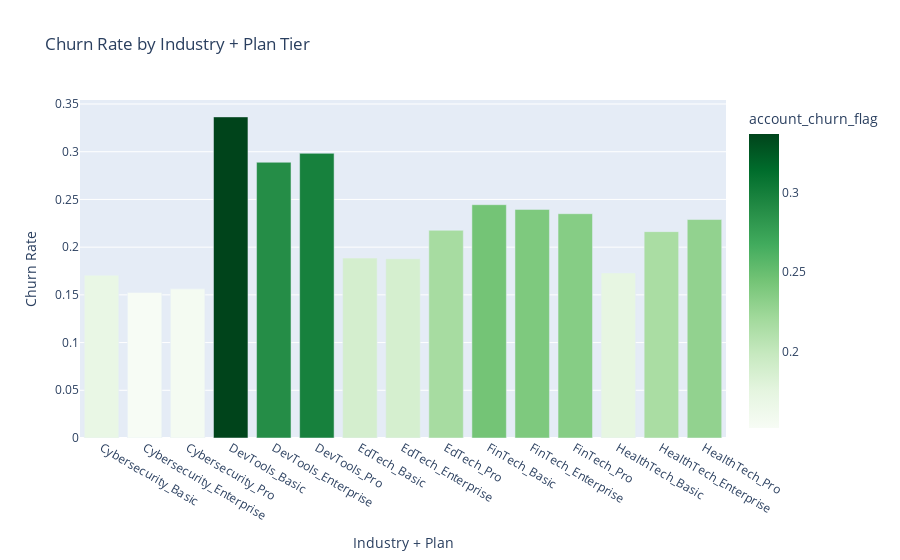
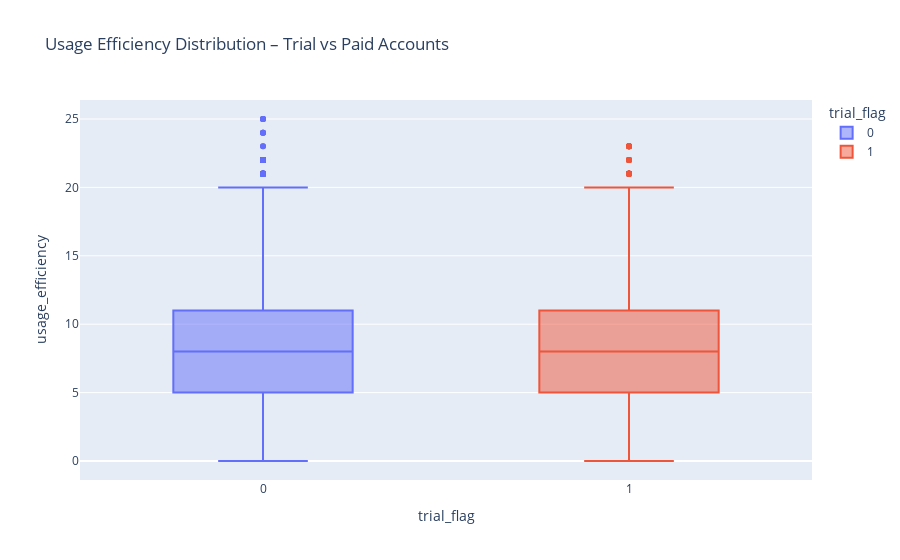

Notebook code for these charts, in order:
### Code cell
# ==============================================================
# 3️⃣ PLAN & TRIAL-LEVEL CHURN
# ==============================================================
fig1 = px.bar(
    churn_df.groupby("industry_plan_combo")["account_churn_flag"].mean().reset_index(),
    x="industry_plan_combo",
    y="account_churn_flag",
    color="account_churn_flag",
    color_continuous_scale="greens",
    title="Churn Rate by Industry + Plan Tier"
)
fig1.update_layout(xaxis_title="Industry + Plan", yaxis_title="Churn Rate")
fig1.show()

fig2 = px.box(
    churn_df, 
    x="trial_flag", 
    y="usage_efficiency", 
    color="trial_flag",
    title="Usage Efficiency Distribution – Trial vs Paid Accounts"
)
fig2.show()

### Figure 1 — Plotly figure (JSON) as saved in the notebook; plotly's stock layout.template omitted (floating-point values rounded to 4 significant figures)
{"data": [{"hovertemplate": "industry_plan_combo=%{x}<br>account_churn_flag=%{marker.color}<extra></extra>", "legendgroup": "", "marker": {"color": [0.1705, 0.1525, 0.1563, 0.3365, 0.2889, 0.2983, 0.1885, 0.1878, 0.2176, 0.2445, 0.2396, 0.235, 0.173, 0.2163, 0.2289], "coloraxis": "coloraxis", "pattern": {"shape": ""}}, "name": "", "orientation": "v", "showlegend": false, "textposition": "auto", "type": "bar", "x": ["Cybersecurity_Basic", "Cybersecurity_Enterprise", "Cybersecurity_Pro", "DevTools_Basic", "DevTools_Enterprise", "DevTools_Pro", "EdTech_Basic", "EdTech_Enterprise", "EdTech_Pro", "FinTech_Basic", "FinTech_Enterprise", "FinTech_Pro", "HealthTech_Basic", "HealthTech_Enterprise", "HealthTech_Pro"], "xaxis": "x", "y": [0.1705, 0.1525, 0.1563, 0.3365, 0.2889, 0.2983, 0.1885, 0.1878, 0.2176, 0.2445, 0.2396, 0.235, 0.173, 0.2163, 0.2289], "yaxis": "y"}], "layout": {"barmode": "relative", "coloraxis": {"colorbar": {"title": {"text": "account_churn_flag"}}, "colorscale": [[0, "rgb(247,252,245)"], [0.125, "rgb(229,245,224)"], [0.25, "rgb(199,233,192)"], [0.375, "rgb(161,217,155)"], [0.5, "rgb(116,196,118)"], [0.625, "rgb(65,171,93)"], [0.75, "rgb(35,139,69)"], [0.875, "rgb(0,109,44)"], [1, "rgb(0,68,27)"]]}, "legend": {"tracegroupgap": 0}, "title": {"text": "Churn Rate by Industry + Plan Tier"}, "xaxis": {"anchor": "y", "domain": [0, 1], "title": {"text": "Industry + Plan"}}, "yaxis": {"anchor": "x", "domain": [0, 1], "title": {"text": "Churn Rate"}}}}

### Figure 2 — Plotly figure (JSON) as saved in the notebook; plotly's stock layout.template omitted (floating-point values rounded to 4 significant figures; data arrays with more than 128 entries replaced by an {"elided": "..."} marker saying what was removed)
{"data": [{"alignmentgroup": "True", "hovertemplate": "trial_flag=%{x}<br>usage_efficiency=%{y}<extra></extra>", "legendgroup": "0", "marker": {"color": "#636efa"}, "name": "0", "notched": false, "offsetgroup": "0", "orientation": "v", "showlegend": true, "type": "box", "x": {"elided": "119696 int values"}, "x0": " ", "xaxis": "x", "y": {"elided": "119696 float values"}, "y0": " ", "yaxis": "y"}, {"alignmentgroup": "True", "hovertemplate": "trial_flag=%{x}<br>usage_efficiency=%{y}<extra></extra>", "legendgroup": "1", "marker": {"color": "#EF553B"}, "name": "1", "notched": false, "offsetgroup": "1", "orientation": "v", "showlegend": true, "type": "box", "x": {"elided": "28200 int values"}, "x0": " ", "xaxis": "x", "y": {"elided": "28200 float values"}, "y0": " ", "yaxis": "y"}], "layout": {"boxmode": "overlay", "legend": {"title": {"text": "trial_flag"}, "tracegroupgap": 0}, "title": {"text": "Usage Efficiency Distribution – Trial vs Paid Accounts"}, "xaxis": {"anchor": "y", "categoryarray": [0, 1], "categoryorder": "array", "domain": [0, 1], "title": {"text": "trial_flag"}}, "yaxis": {"anchor": "x", "domain": [0, 1], "title": {"text": "usage_efficiency"}}}}
